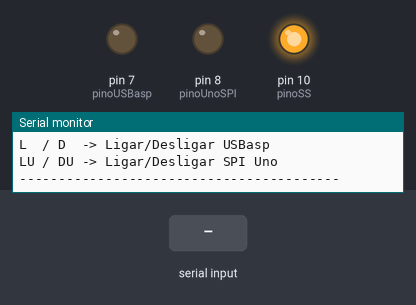
A sketch run on a simulated Arduino Uno, built with avr-gcc and run on an emulated ATmega328P. Parts: output pins drawn as LEDs (lit = HIGH), the last lines printed to the serial monitor. Inputs (shaded band) come from the test bench.

Above: at 1.2 s.
1.3 s: "L\n" received over Serial
At 3.2 s:
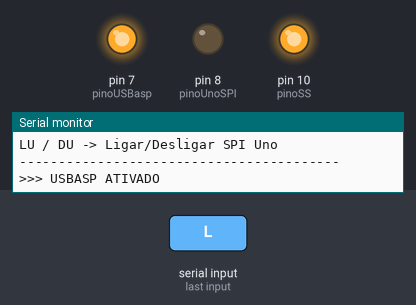
3.8 s: "LU\n" received over Serial
At 6.6 s:
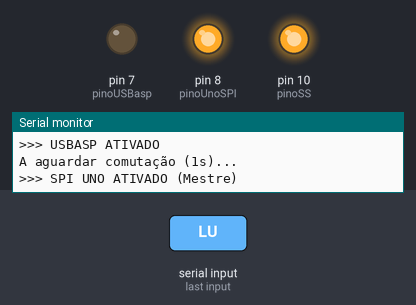
6.8 s: "DU\n" received over Serial
At 9.2 s:
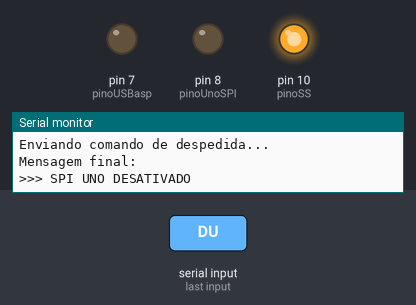
Timing chart, 0 to 10.7 s (numbered marks = the images above; inputs shaded):
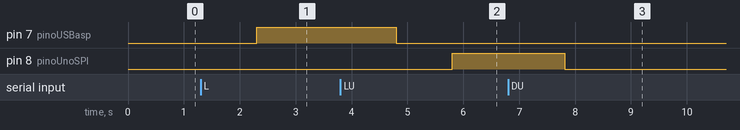

The sketch:

Uno_Master_code.ino
```cpp
#include <SPI.h>

// Pinos de Controlo do 74HC244 (via transístor NOT)
const int pinoUSBasp = 7; // HIGH ativa USBasp
const int pinoUnoSPI = 8; // HIGH ativa comunicaçao Uno-Nano
const int pinoSS     = 10; // Slave Select para o Nano

unsigned long ultimoEnvio = 0;
bool modoSPIAtivo = false;

void setup() {
  // Configuração dos pinos de controlo
  pinMode(pinoUSBasp, OUTPUT);
  pinMode(pinoUnoSPI, OUTPUT);
  pinMode(pinoSS, OUTPUT);

  // Estado inicial: Tudo desligado (conforme pedido)
  digitalWrite(pinoUSBasp, LOW);
  digitalWrite(pinoUnoSPI, LOW);
  digitalWrite(pinoSS, HIGH); // SS em HIGH (desativado)

  Serial.begin(9600);
  SPI.begin();
  SPI.setClockDivider(SPI_CLOCK_DIV16); // Frequência de 1MHz (estável)

  exibirMenu();
}

void loop() {
  // 1. Processamento de comandos do Monitor Serial
  if (Serial.available() > 0) {
    String comando = Serial.readString();
    comando.trim();
    comando.toUpperCase();

    // Lógica para USBasp (Pino 7)
    if (comando == "L") {
      if (modoSPIAtivo) encerrarComunicacao(); // Se o Uno estava a falar, despede-se

      if (digitalRead(pinoUnoSPI) == HIGH) {
        digitalWrite(pinoUnoSPI, LOW);
        Serial.println("A aguardar comutação (1s)...");
        delay(1000);
      }
      digitalWrite(pinoUSBasp, HIGH);
      Serial.println(">>> USBASP ATIVADO");
    }
    else if (comando == "D") {
      digitalWrite(pinoUSBasp, LOW);
      Serial.println(">>> USBASP DESATIVADO");
    }

    // Lógica para SPI Uno (Pino 8)
    else if (comando == "LU") {
      if (digitalRead(pinoUSBasp) == HIGH) {
        digitalWrite(pinoUSBasp, LOW);
        Serial.println("A aguardar comutação (1s)...");
        delay(1000);
      }
      digitalWrite(pinoUnoSPI, HIGH);
      modoSPIAtivo = true;
      ultimoEnvio = millis();
      Serial.println(">>> SPI UNO ATIVADO (Mestre)");
    }
    else if (comando == "DU") {
      if (modoSPIAtivo) {
        encerrarComunicacao();
        digitalWrite(pinoUnoSPI, LOW);
        modoSPIAtivo = false;
        Serial.println(">>> SPI UNO DESATIVADO");
      }
    }
  }

  // 2. Comunicação Automática (5 em 5 segundos)
  if (modoSPIAtivo && (millis() - ultimoEnvio >= 5000)) {
    comunicarComNano();
    ultimoEnvio = millis();
  }
}

// Função de comunicação SPI robusta
void comunicarComNano() {
  digitalWrite(pinoSS, LOW); // Garante que o SS do Nano baixa
  delay(1);

  SPI.transfer('O');    // Envia o comando de "Olá"
  delay(2);             // Tempo para o Nano processar a interrupção

  Serial.print("Nano respondeu: ");
  for(int i = 0; i < 40; i++) { // Aumentado para 40 para frases longas
    char c = SPI.transfer(0x00); // "Puxa" os caracteres do Nano
    if(c == '\n' || c == '\0') break;
    Serial.print(c);
    delay(1);
  }
  Serial.println();

  digitalWrite(pinoSS, HIGH); // Liberta o bus
}

// Função de despedida antes de desligar o barramento
void encerrarComunicacao() {
  Serial.println("Enviando comando de despedida...");
  digitalWrite(pinoSS, LOW);
  SPI.transfer('X'); // 'X' código para "Adeus chefe" no Nano
  delay(5);          // Tempo para o Nano carregar a string de adeus

  Serial.print("Mensagem final: ");
  for(int i = 0; i < 20; i++) {
    char c = SPI.transfer(0x00);
    if(c == '\n' || c == '\0') break;
    Serial.print(c);
    delay(1);
  }
  Serial.println();
  digitalWrite(pinoSS, HIGH);
  delay(10); // Estabilização
}

void exibirMenu() {
  Serial.println("\n--- GESTOR DE BARRAMENTO & SPI MASTER ---");
  Serial.println("L  / D  -> Ligar/Desligar USBasp");
  Serial.println("LU / DU -> Ligar/Desligar SPI Uno");
  Serial.println("-----------------------------------------");
}
```

Measured:
- after the input at 1.3 s, pin 7 (pinoUSBasp): LOW → HIGH after 1.0 s
- after the input at 3.8 s, pin 7 (pinoUSBasp): HIGH → LOW after 1.0 s; pin 8 (pinoUnoSPI): LOW → HIGH after 2.0 s
- after the input at 6.8 s, pin 8 (pinoUnoSPI): HIGH → LOW after 1.0 s
